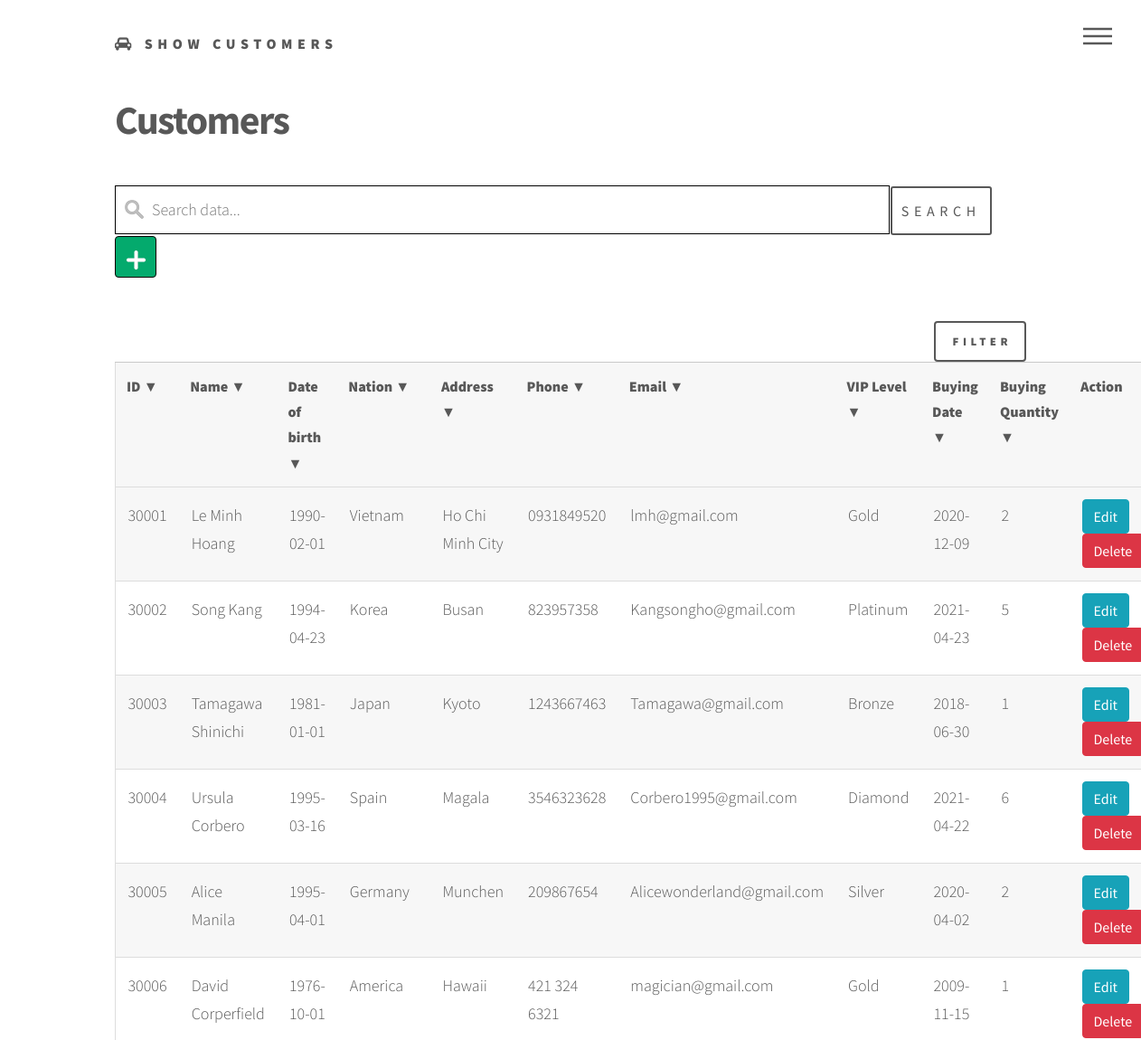
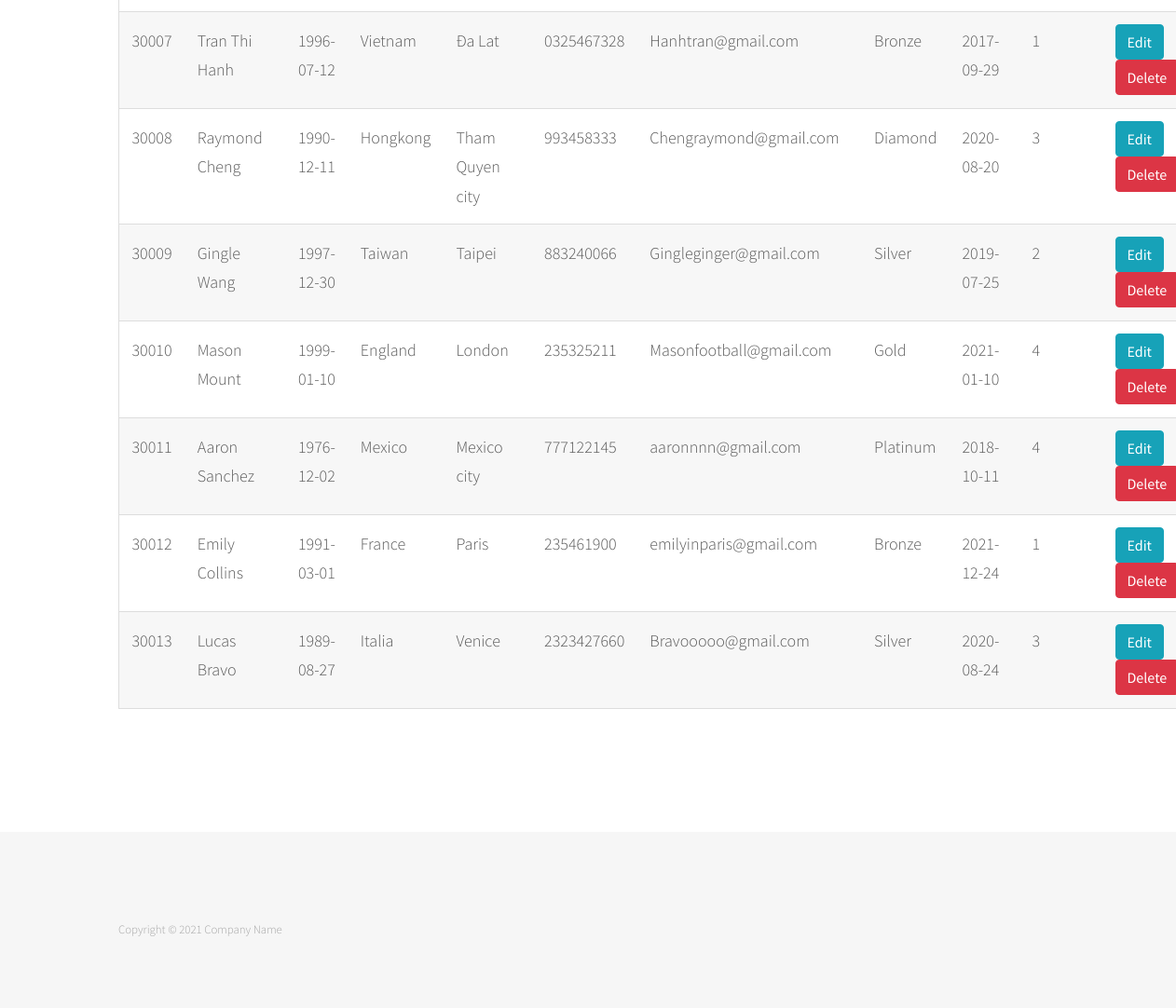
The app's page /information/customer.php with its own data (2 pictures, top to bottom).
### tables this page shows
CREATE TABLE `customer` (
  `cuid` int(11) NOT NULL,
  `name` varchar(50) DEFAULT NULL,
  `DOB` date DEFAULT NULL,
  `nation` varchar(20) DEFAULT NULL,
  `address` varchar(50) DEFAULT NULL,
  `phone` varchar(20) DEFAULT NULL,
  `email` varchar(50) DEFAULT NULL,
  `VIP_Level` varchar(10) DEFAULT NULL,
  `Buying_date` date DEFAULT NULL,
  `Buying_quantity` int(11) DEFAULT NULL
);

### information/customer.php (the view, shortened to what this page needs)
<?php
if (isset($_POST['search'])) {
    $valueToSearch = $_POST['valueToSearch'];
    $sql = "SELECT *
     FROM `customer` WHERE CONCAT(`cuid`, `name`, `DOB`, `nation`, `address`, `phone`, `email`, `VIP_Level`, `Buying_date`, `Buying_quantity`) LIKE '%$valueToSearch%'";
    $result = filterTable($sql);
} else {
    $sql = 'SELECT * FROM `customer`';
    $result = filterTable($sql);
}
function filterTable($sql)
{
    $conn = mysqli_connect("localhost", "root", "", "cmm");
    $filter_Result = mysqli_query($conn, $sql);
    return $filter_Result;
}
?>
<!DOCTYPE html>
<html>
<head>
    <link rel="stylesheet" href="../assets/bootstrap/css/bootstrap.min.css" />
    <link rel="stylesheet" href="../assets/css/main.css" />
</head>
<body class="is-preload">
    <div id="wrapper">
        <header id="header">
            <div class="inner">
                <a href="customer.php" class="logo">
                    <span class="fa fa-car"></span> <span class="title">Show Customers</span>
                </a>
                <nav>
                    <ul>
                        <li><a href="#menu">Menu</a></li>
                    </ul>
                </nav>
            </div>
        </header>
        <div id="main">
            <div class="inner">
                <h1>Customers</h1>
                <td>
                    <form action="customer.php" method="post">
                        <div class="input-group mb-3">
                            <input type="text" name="valueToSearch" class="myInput" placeholder="Search data...">
                            <button type="submit" name="search" class="btn">Search</button>
                            <a class="btnAdd" href="../function/add_cus.php" style="float:right;"></a>
                        </div>
                    </form>
                    <button id="myBtn" style="float:right;">Filter</button>
                    <table id="table" class="myTable" >
                        <head>
                            <tr>
                                <th onclick="sortTable(0)">ID ▼</th>
                                <th onclick="sortTable(1)">Name ▼</th>
                                <th onclick="sortTable(2)">Date of birth ▼</th>
                                <th onclick="sortTable(3)">Nation ▼</th>
                                <th onclick="sortTable(4)">Address ▼</th>
                                <th onclick="sortTable(5)">Phone ▼</th>
                                <th onclick="sortTable(6)">Email ▼</th>
                                <th onclick="sortTable(7)">VIP Level ▼</th>
                                <th onclick="sortTable(8)">Buying Date ▼</th>
                                <th onclick="sortTable(9)">Buying Quantity ▼</th>
                                <th>Action</th>
                            </tr>
                        </head>
                        <tbody>
                            <?php
                            if ($result->num_rows > 0) {
                                while ($row = $result->fetch_assoc()) {
                            ?>
                                    <tr>
                                        <td><?php echo $row['cuid']; ?> </td>
                                        <td><?php echo $row['name']; ?> </td>
                                        <td><?php echo $row['DOB']; ?> </td>
                                        <td><?php echo $row['nation']; ?> </td>
                                        <td><?php echo $row['address']; ?> </td>
                                        <td><?php echo $row['phone']; ?> </td>
                                        <td><?php echo $row['email']; ?> </td>
                                        <td><?php echo $row['VIP_Level']; ?> </td>
                                        <td><?php echo $row['Buying_date']; ?> </td>
                                        <td><?php echo $row['Buying_quantity']; ?> </td>
                                        <td><a class="btn btn-info" href="../function/update_cus.php?cuid=<?php echo $row['cuid']; ?>">
                                                Edit</a>
                                            &nbsp;<a class="btn btn-danger" href="../function/delete_cus.php?cuid=<?php echo $row['cuid']; ?>">
                                                Delete</a></td>
                                    </tr>
                            <?php }
                            }
                            ?>
                        </tbody>
                    </table>
            </div>
        </div>
        <footer id="footer">
            <div class="inner">
                <ul class="copyright">
                    <li>Copyright © 2021 Company Name </li>
                </ul>
            </div>
        </footer>
    </div>
</body>
</html>

### records on screen
customer: cuid "30001", name "Le Minh Hoang", DOB "1990-02-01", nation "Vietnam", address "Ho Chi Minh City", phone "0931849520", email "lmh@gmail.com", VIP_Level "Gold", Buying_date "2020-12-09", Buying_quantity "2"
customer: cuid "30002", name "Song Kang", DOB "1994-04-23", nation "Korea", address "Busan", phone "823957358", email "Kangsongho@gmail.com", VIP_Level "Platinum", Buying_date "2021-04-23", Buying_quantity "5"
customer: cuid "30003", name "Tamagawa Shinichi", DOB "1981-01-01", nation "Japan", address "Kyoto", phone "1243667463", email "Tamagawa@gmail.com", VIP_Level "Bronze", Buying_date "2018-06-30", Buying_quantity "1"
customer: cuid "30004", name "Ursula Corbero", DOB "1995-03-16", nation "Spain", address "Magala", phone "3546323628", email "Corbero1995@gmail.com", VIP_Level "Diamond", Buying_date "2021-04-22", Buying_quantity "6"
customer: cuid "30005", name "Alice Manila", DOB "1995-04-01", nation "Germany", address "Munchen", phone "209867654", email "Alicewonderland@gmail.com", VIP_Level "Silver", Buying_date "2020-04-02", Buying_quantity "2"
customer: cuid "30006", name "David Corperfield", DOB "1976-10-01", nation "America", address "Hawaii", phone "421 324 6321", email "magician@gmail.com", VIP_Level "Gold", Buying_date "2009-11-15", Buying_quantity "1"
customer: cuid "30007", name "Tran Thi Hanh", DOB "1996-07-12", nation "Vietnam", address "Đa Lat", phone "0325467328", email "Hanhtran@gmail.com", VIP_Level "Bronze", Buying_date "2017-09-29", Buying_quantity "1"
customer: cuid "30008", name "Raymond Cheng", DOB "1990-12-11", nation "Hongkong", address "Tham Quyen city", phone "993458333", email "Chengraymond@gmail.com", VIP_Level "Diamond", Buying_date "2020-08-20", Buying_quantity "3"
customer: cuid "30009", name "Gingle Wang", DOB "1997-12-30", nation "Taiwan", address "Taipei", phone "883240066", email "Gingleginger@gmail.com", VIP_Level "Silver", Buying_date "2019-07-25", Buying_quantity "2"
customer: cuid "30010", name "Mason Mount", DOB "1999-01-10", nation "England", address "London", phone "235325211", email "Masonfootball@gmail.com", VIP_Level "Gold", Buying_date "2021-01-10", Buying_quantity "4"
customer: cuid "30011", name "Aaron Sanchez", DOB "1976-12-02", nation "Mexico", address "Mexico city", phone "777122145", email "aaronnnn@gmail.com", VIP_Level "Platinum", Buying_date "2018-10-11", Buying_quantity "4"
customer: cuid "30012", name "Emily Collins", DOB "1991-03-01", nation "France", address "Paris", phone "235461900", email "emilyinparis@gmail.com", VIP_Level "Bronze", Buying_date "2021-12-24", Buying_quantity "1"
customer: cuid "30013", name "Lucas Bravo", DOB "1989-08-27", nation "Italia", address "Venice", phone "2323427660", email "Bravooooo@gmail.com", VIP_Level "Silver", Buying_date "2020-08-24", Buying_quantity "3"
